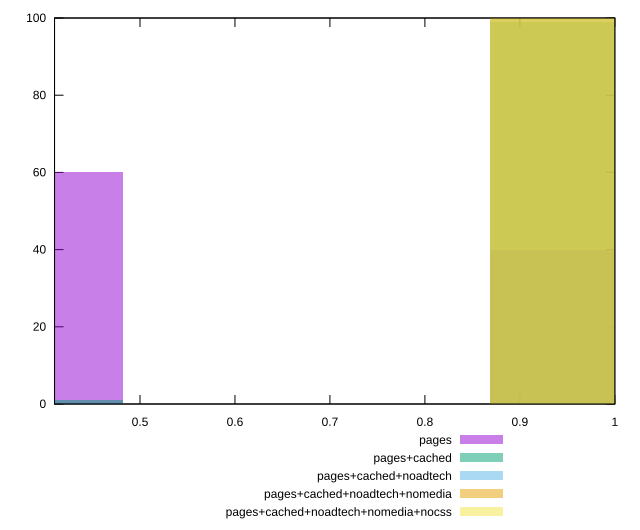

Source code (gnuplot):
reset

$pages <<EOF
0.386097533365588 60
0.96524383341397 40
EOF

$pagesCached <<EOF
0.386097533365588 1
0.96524383341397 99
EOF

$pagesCachedNoadtech <<EOF
0.96524383341397 100
EOF

$pagesCachedNoadtechNomedia <<EOF
0.96524383341397 100
EOF

$pagesCachedNoadtechNomediaNocss <<EOF
0.96524383341397 100
EOF

set key outside below
set boxwidth 0.193048766682794
set xrange [0.41:1]
set yrange [0:100]
set trange [0:100]
set style fill transparent solid 0.5 noborder
set terminal svg size 640, 530 enhanced background rgb 'white'
set output "report_00009_2021-02-08T22-37-41.559Z/offscreen-images/comparison/histogram/all_score.svg"

plot $pages title "pages" with boxes, \
     $pagesCached title "pages+cached" with boxes, \
     $pagesCachedNoadtech title "pages+cached+noadtech" with boxes, \
     $pagesCachedNoadtechNomedia title "pages+cached+noadtech+nomedia" with boxes, \
     $pagesCachedNoadtechNomediaNocss title "pages+cached+noadtech+nomedia+nocss" with boxes

reset
